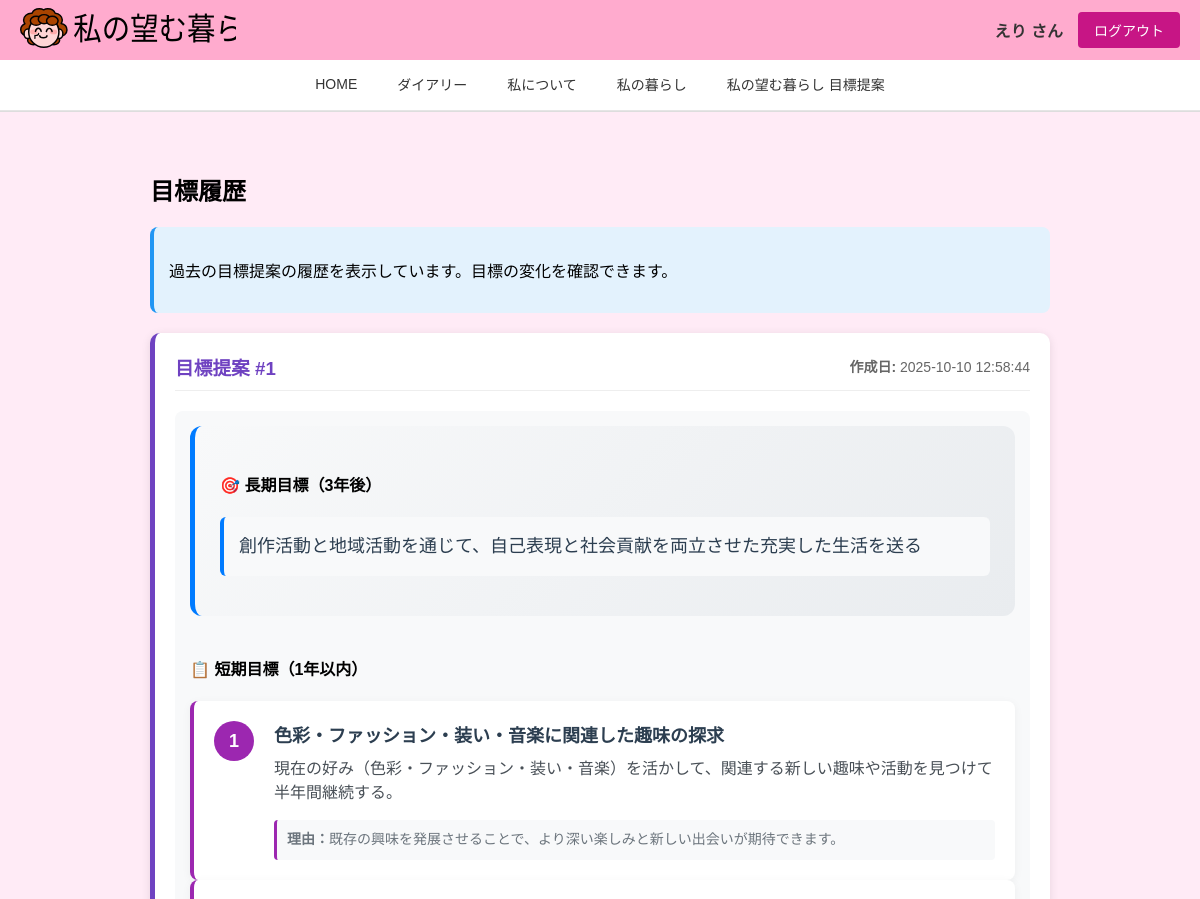
The page /goals/history (signed in, upper part) on the database as committed earlier.
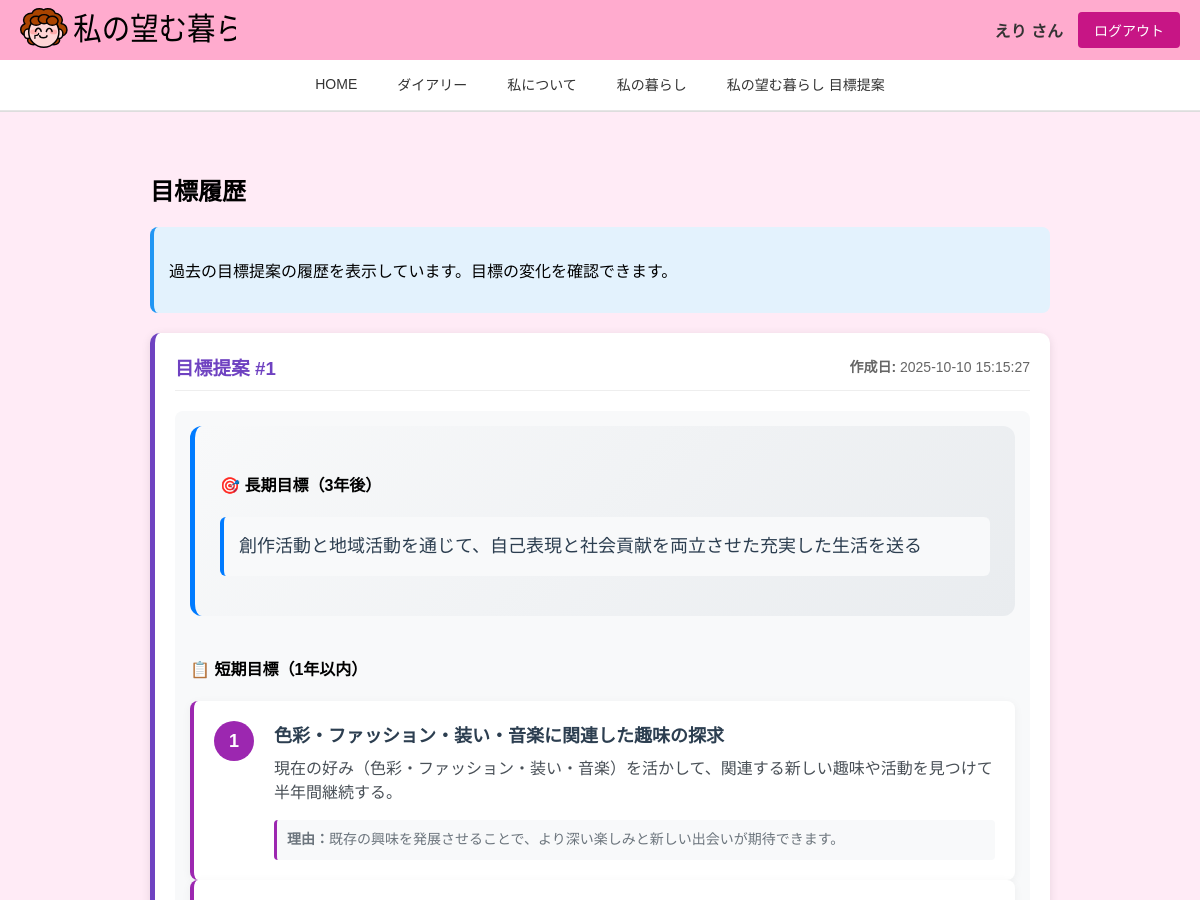
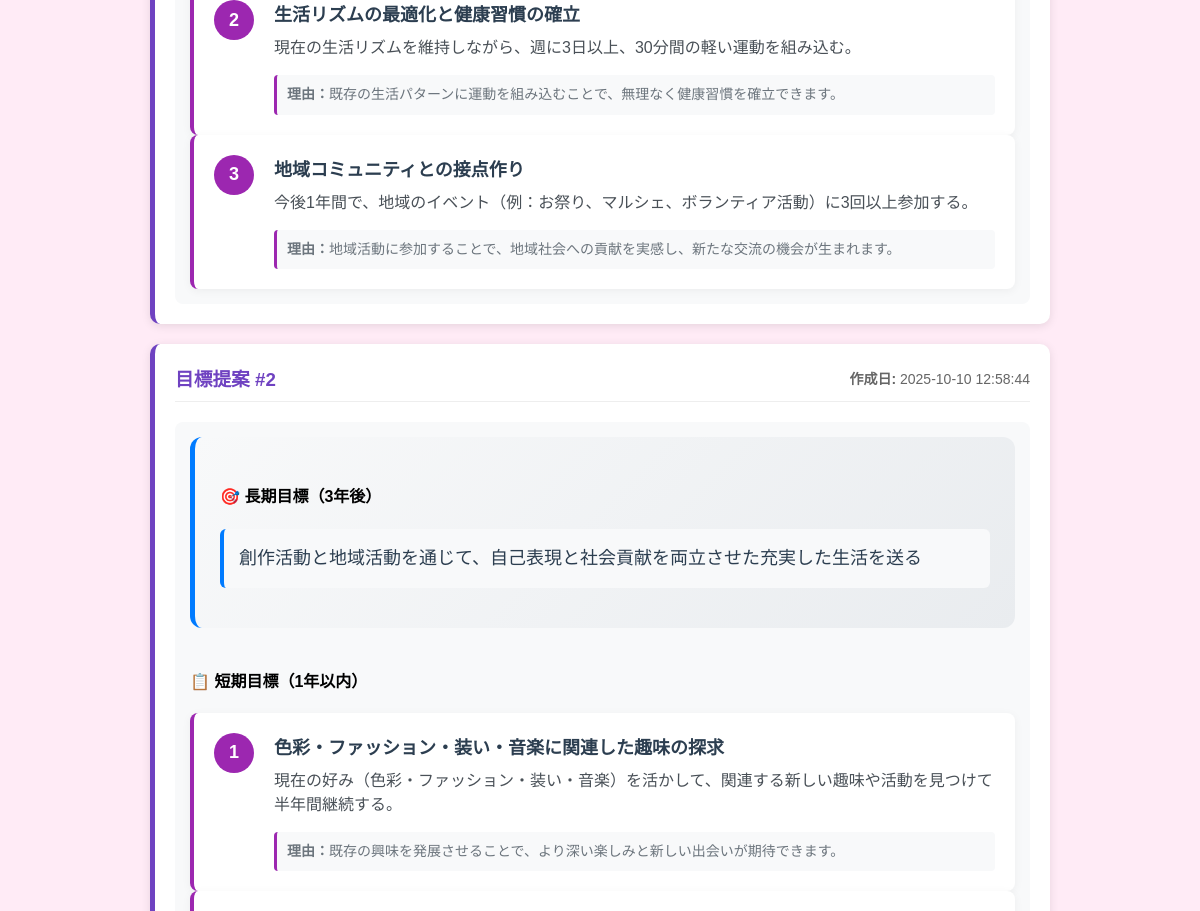
The same page on the database as committed later (2 pictures, top to bottom).
### tables this page shows
CREATE TABLE user_goals (
                id INTEGER PRIMARY KEY AUTOINCREMENT,
                user_id VARCHAR(50) NOT NULL,
                long_term_goal TEXT NOT NULL,
                short_term_goals TEXT NOT NULL,
                goals_version INTEGER DEFAULT 1,
                created_at TIMESTAMP DEFAULT CURRENT_TIMESTAMP,
                FOREIGN KEY (user_id) REFERENCES users (user_id)
            );

### app.py (the view)
@app.route("/goals/history")
@login_required
def goals_history():
    user_id = session["user_id"]
    goals_history = db.get_user_goals(user_id, 10)
    user_data = db.get_user_by_id(user_id)
    return render_template("goals_history.html", goals_history=goals_history, user=user_data)

### app.py (called while the page is built)
def login_required(f):
    @wraps(f)
    def decorated_function(*args, **kwargs):
        if "user_id" not in session:
            return redirect(url_for("index"))
        return f(*args, **kwargs)
    return decorated_function

### config.py (called while the page is built)
    def get_connection(self):
        return sqlite3.connect(self.db_path)

    def get_user_by_id(self, user_id):
        conn = self.get_connection()
        cursor = conn.cursor()
        cursor.execute("SELECT * FROM users WHERE user_id = ?", (user_id,))
        user = cursor.fetchone()
        conn.close()
        return user

    def get_user_goals(self, user_id, limit=10):
        import json
        conn = self.get_connection()
        cursor = conn.cursor()
        cursor.execute(
            "SELECT * FROM user_goals WHERE user_id = ? ORDER BY created_at DESC LIMIT ?", (user_id, limit)
        )
        goals_list = cursor.fetchall()
        parsed_goals = []
        for goal in goals_list:
            parsed_goal = list(goal)
            parsed_goal[3] = json.loads(goal[3])  # short_term_goalsをパース
            parsed_goals.append(parsed_goal)
        conn.close()
        return parsed_goals

### templates/goals_history.html (shortened to what this page needs)
{% extends "base.html" %}
{% block nickname %}{{ session.get('nickname', 'ゲスト') }}{% endblock %}
{% block content %}
<div class="goals-history-page">
    <h2>目標履歴</h2>
    <div class="history-info">
        <p>過去の目標提案の履歴を表示しています。目標の変化を確認できます。</p>
    </div>
    {% if goals_history %}
    {% for goal in goals_history %}
    <div class="history-item">
        <div class="history-header">
            <h3>目標提案 #{{ loop.index }}</h3>
            <div class="history-date">
                <strong>作成日:</strong> {{ goal[5] }}
            </div>
        </div>
        <div class="history-content">
            <div class="goal-section">
                <h4>🎯 長期目標（3年後）</h4>
                <div class="goal-text">{{ goal[2] }}</div>
            </div>
            <div class="short-goals-section">
                <h4>📋 短期目標（1年以内）</h4>
                {% for short_goal in goal[3] %}
                <div class="short-goal-item">
                    <div class="goal-number">{{ loop.index }}</div>
                    <div class="goal-details">
                        <h5 class="goal-title">{{ short_goal.title }}</h5>
                        <div class="goal-description">{{ short_goal.description }}</div>
                        <div class="goal-reason">
                            <strong>理由：</strong>{{ short_goal.reason }}
                        </div>
                    </div>
                </div>
                {% endfor %}
            </div>
        </div>
    </div>
    {% endfor %}
    {% else %}
    <div class="no-history">
        <p>まだ目標履歴がありません。</p>
        <p><a href="{{ url_for('goals') }}" class="link-btn">現在の目標を見る</a></p>
    </div>
    {% endif %}
</div>
{% endblock %}

Rows that differ between the two databases and show on the page:
added user_goals: created_at "2025-10-10 15:15:27", long_term_goal "創作活動と地域活動を通じて、自己表現と社会貢献を両立させた充実した生活を送る", title "色彩・ファッション・装い・音楽に関連した趣味の探求" "生活リズムの最適化と健康習慣の確立" "地域コミュニティとの接点作り", description "現在の好み（色彩・ファッション・装い・音楽）を活かして、関連する新しい趣味や活動を見つけて半年間継続する。" "現在の生活リズムを維持しながら、週に3日以上、30分間の軽い運動を組み込む。" "今後1年間で、地域のイベント（例：お祭り、マルシェ、ボランティア活動）に3回以上参加する。", reason "既存の興味を発展させることで、より深い楽しみと新しい出会いが期待できます。" "既存の生活パターンに運動を組み込むことで、無理なく健康習慣を確立できます。" "地域活動に参加することで、地域社会への貢献を実感し、新たな交流の機会が生まれます。"
